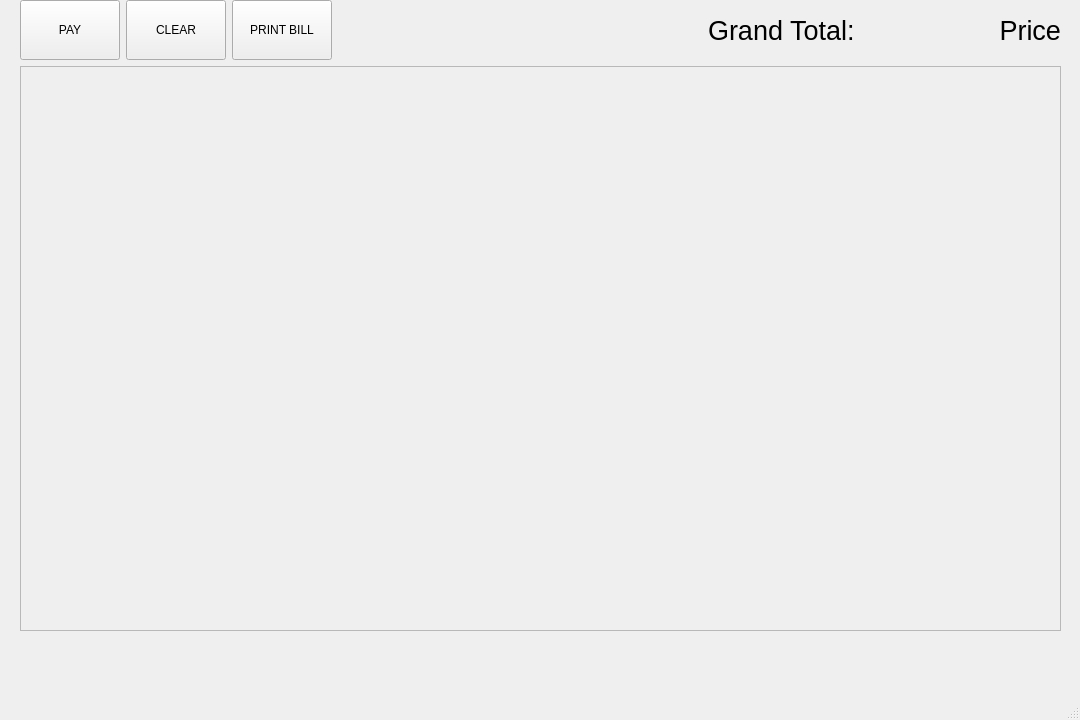
<?xml version="1.0" encoding="UTF-8"?>
<ui version="4.0">
 <class>MainWindow</class>
 <widget class="QMainWindow" name="MainWindow">
  <property name="geometry">
   <rect>
    <x>0</x>
    <y>0</y>
    <width>1080</width>
    <height>720</height>
   </rect>
  </property>
  <property name="windowTitle">
   <string>MainWindow</string>
  </property>
  <widget class="QWidget" name="centralwidget">
   <widget class="QWidget" name="verticalLayoutWidget">
    <property name="geometry">
     <rect>
      <x>20</x>
      <y>0</y>
      <width>1041</width>
      <height>631</height>
     </rect>
    </property>
    <layout class="QVBoxLayout" name="verticalLayout">
     <item>
      <layout class="QHBoxLayout" name="horizontalLayout">
       <item>
        <widget class="QPushButton" name="payBt">
         <property name="minimumSize">
          <size>
           <width>100</width>
           <height>60</height>
          </size>
         </property>
         <property name="text">
          <string>PAY</string>
         </property>
        </widget>
       </item>
       <item>
        <widget class="QPushButton" name="clearBt">
         <property name="minimumSize">
          <size>
           <width>100</width>
           <height>60</height>
          </size>
         </property>
         <property name="text">
          <string>CLEAR</string>
         </property>
        </widget>
       </item>
       <item>
        <widget class="QPushButton" name="printBillBt">
         <property name="minimumSize">
          <size>
           <width>100</width>
           <height>60</height>
          </size>
         </property>
         <property name="text">
          <string>PRINT BILL</string>
         </property>
        </widget>
       </item>
       <item>
        <spacer name="horizontalSpacer">
         <property name="orientation">
          <enum>Qt::Horizontal</enum>
         </property>
         <property name="sizeHint" stdset="0">
          <size>
           <width>40</width>
           <height>20</height>
          </size>
         </property>
        </spacer>
       </item>
       <item>
        <widget class="QLabel" name="grandTotalLb">
         <property name="font">
          <font>
           <pointsize>20</pointsize>
          </font>
         </property>
         <property name="mouseTracking">
          <bool>false</bool>
         </property>
         <property name="text">
          <string>Grand Total:</string>
         </property>
        </widget>
       </item>
       <item>
        <widget class="QLabel" name="grandTotalVal">
         <property name="minimumSize">
          <size>
           <width>200</width>
           <height>30</height>
          </size>
         </property>
         <property name="font">
          <font>
           <pointsize>20</pointsize>
          </font>
         </property>
         <property name="layoutDirection">
          <enum>Qt::RightToLeft</enum>
         </property>
         <property name="text">
          <string>Price</string>
         </property>
         <property name="alignment">
          <set>Qt::AlignRight|Qt::AlignTrailing|Qt::AlignVCenter</set>
         </property>
        </widget>
       </item>
      </layout>
     </item>
     <item>
      <widget class="QScrollArea" name="scrollArea">
       <property name="widgetResizable">
        <bool>true</bool>
       </property>
       <widget class="QWidget" name="scrollAreaWidgetContents">
        <property name="geometry">
         <rect>
          <x>0</x>
          <y>0</y>
          <width>1037</width>
          <height>557</height>
         </rect>
        </property>
       </widget>
      </widget>
     </item>
    </layout>
   </widget>
  </widget>
  <widget class="QMenuBar" name="menubar">
   <property name="geometry">
    <rect>
     <x>0</x>
     <y>0</y>
     <width>1080</width>
     <height>24</height>
    </rect>
   </property>
  </widget>
  <widget class="QStatusBar" name="statusbar"/>
 </widget>
 <resources/>
 <connections/>
</ui>
